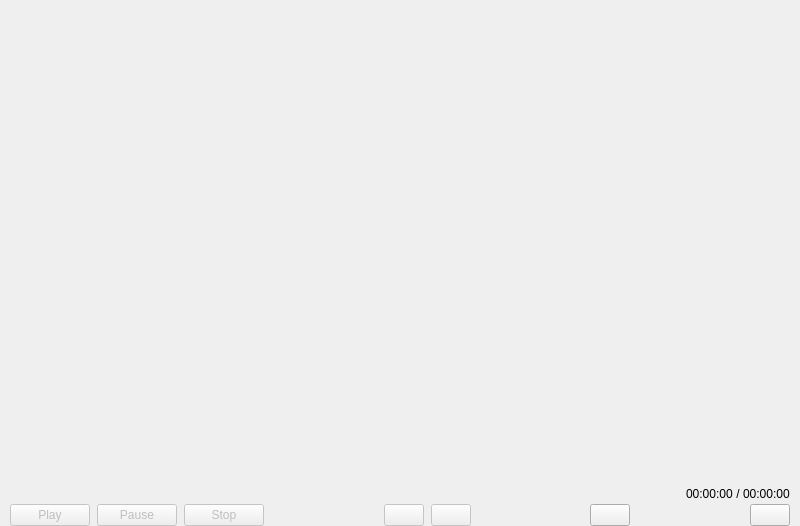
<?xml version="1.0" encoding="UTF-8"?>
<ui version="4.0">
 <class>player</class>
 <widget class="QWidget" name="player">
  <property name="geometry">
   <rect>
    <x>0</x>
    <y>0</y>
    <width>800</width>
    <height>526</height>
   </rect>
  </property>
  <property name="windowTitle">
   <string notr="true"/>
  </property>
  <layout class="QVBoxLayout" name="verticalLayout_2" stretch="0">
   <property name="spacing">
    <number>0</number>
   </property>
   <property name="leftMargin">
    <number>0</number>
   </property>
   <property name="topMargin">
    <number>0</number>
   </property>
   <property name="rightMargin">
    <number>0</number>
   </property>
   <property name="bottomMargin">
    <number>0</number>
   </property>
   <item>
    <widget class="QWidget" name="widget_player" native="true">
     <layout class="QVBoxLayout" name="verticalLayout_player" stretch="1,0">
      <property name="spacing">
       <number>0</number>
      </property>
      <property name="leftMargin">
       <number>0</number>
      </property>
      <property name="topMargin">
       <number>0</number>
      </property>
      <property name="rightMargin">
       <number>0</number>
      </property>
      <property name="bottomMargin">
       <number>0</number>
      </property>
      <item>
       <widget class="QLabel" name="label_logo">
        <property name="text">
         <string notr="true"/>
        </property>
        <property name="pixmap">
         <pixmap resource="../../screencast.qrc">:/pictures/logo/logo.png</pixmap>
        </property>
        <property name="alignment">
         <set>Qt::AlignCenter</set>
        </property>
       </widget>
      </item>
      <item>
       <widget class="QWidget" name="widget_menuebar" native="true">
        <layout class="QVBoxLayout" name="verticalLayout_3">
         <property name="spacing">
          <number>0</number>
         </property>
         <property name="leftMargin">
          <number>10</number>
         </property>
         <property name="topMargin">
          <number>0</number>
         </property>
         <property name="rightMargin">
          <number>10</number>
         </property>
         <property name="bottomMargin">
          <number>0</number>
         </property>
         <item>
          <layout class="QHBoxLayout" name="horizontalLayout_2">
           <item>
            <spacer name="horizontalSpacer_3">
             <property name="orientation">
              <enum>Qt::Horizontal</enum>
             </property>
             <property name="sizeHint" stdset="0">
              <size>
               <width>40</width>
               <height>20</height>
              </size>
             </property>
            </spacer>
           </item>
           <item>
            <widget class="QLabel" name="label_playbackTime">
             <property name="text">
              <string notr="true">00:00:00</string>
             </property>
            </widget>
           </item>
           <item>
            <widget class="QLabel" name="label_3">
             <property name="text">
              <string notr="true"> / </string>
             </property>
            </widget>
           </item>
           <item>
            <widget class="QLabel" name="label_duration">
             <property name="text">
              <string notr="true">00:00:00</string>
             </property>
            </widget>
           </item>
          </layout>
         </item>
         <item>
          <layout class="QHBoxLayout" name="horizontalLayout">
           <property name="spacing">
            <number>7</number>
           </property>
           <item>
            <widget class="QPushButton" name="pushButtonPlay">
             <property name="enabled">
              <bool>false</bool>
             </property>
             <property name="text">
              <string>Play</string>
             </property>
             <property name="icon">
              <iconset resource="../../screencast.qrc">
               <normaloff>:/pictures/player/start.png</normaloff>:/pictures/player/start.png</iconset>
             </property>
            </widget>
           </item>
           <item>
            <widget class="QPushButton" name="pushButtonPause">
             <property name="enabled">
              <bool>false</bool>
             </property>
             <property name="text">
              <string>Pause</string>
             </property>
             <property name="icon">
              <iconset resource="../../screencast.qrc">
               <normaloff>:/pictures/player/pause.png</normaloff>:/pictures/player/pause.png</iconset>
             </property>
            </widget>
           </item>
           <item>
            <widget class="QPushButton" name="pushButtonStop">
             <property name="enabled">
              <bool>false</bool>
             </property>
             <property name="text">
              <string>Stop</string>
             </property>
             <property name="icon">
              <iconset resource="../../screencast.qrc">
               <normaloff>:/pictures/player/stop.png</normaloff>:/pictures/player/stop.png</iconset>
             </property>
            </widget>
           </item>
           <item>
            <spacer name="horizontalSpacer">
             <property name="orientation">
              <enum>Qt::Horizontal</enum>
             </property>
             <property name="sizeHint" stdset="0">
              <size>
               <width>40</width>
               <height>20</height>
              </size>
             </property>
            </spacer>
           </item>
           <item>
            <widget class="QPushButton" name="pushButtonFrameBackward">
             <property name="enabled">
              <bool>false</bool>
             </property>
             <property name="text">
              <string notr="true"/>
             </property>
             <property name="icon">
              <iconset resource="../../screencast.qrc">
               <normaloff>:/pictures/player/go-previous.png</normaloff>:/pictures/player/go-previous.png</iconset>
             </property>
            </widget>
           </item>
           <item>
            <widget class="QPushButton" name="pushButtonFrameForward">
             <property name="enabled">
              <bool>false</bool>
             </property>
             <property name="text">
              <string notr="true"/>
             </property>
             <property name="icon">
              <iconset resource="../../screencast.qrc">
               <normaloff>:/pictures/player/go-next.png</normaloff>:/pictures/player/go-next.png</iconset>
             </property>
            </widget>
           </item>
           <item>
            <spacer name="horizontalSpacer_2">
             <property name="orientation">
              <enum>Qt::Horizontal</enum>
             </property>
             <property name="sizeHint" stdset="0">
              <size>
               <width>40</width>
               <height>20</height>
              </size>
             </property>
            </spacer>
           </item>
           <item>
            <widget class="QPushButton" name="pushButtonOpenFile">
             <property name="text">
              <string notr="true"/>
             </property>
             <property name="icon">
              <iconset resource="../../screencast.qrc">
               <normaloff>:/pictures/player/document-open.png</normaloff>:/pictures/player/document-open.png</iconset>
             </property>
            </widget>
           </item>
           <item>
            <spacer name="horizontalSpacer_5">
             <property name="orientation">
              <enum>Qt::Horizontal</enum>
             </property>
             <property name="sizeHint" stdset="0">
              <size>
               <width>40</width>
               <height>20</height>
              </size>
             </property>
            </spacer>
           </item>
           <item>
            <widget class="QPushButton" name="pushButtonMute">
             <property name="text">
              <string notr="true"/>
             </property>
             <property name="icon">
              <iconset resource="../../screencast.qrc">
               <normaloff>:/pictures/player/audio-volume-high.png</normaloff>:/pictures/player/audio-volume-high.png</iconset>
             </property>
             <property name="checkable">
              <bool>true</bool>
             </property>
            </widget>
           </item>
          </layout>
         </item>
        </layout>
       </widget>
      </item>
     </layout>
    </widget>
   </item>
  </layout>
 </widget>
 <resources>
  <include location="../../screencast.qrc"/>
 </resources>
 <connections/>
</ui>
